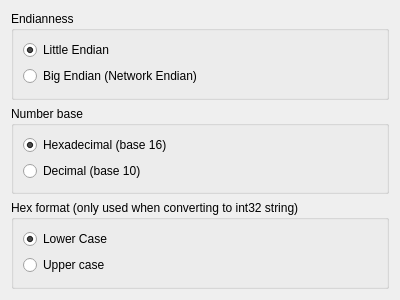
<?xml version="1.0" encoding="UTF-8"?>
<ui version="4.0">
<comment>
  * Released as open source by Gabriel Caudrelier
  *
  * Developed by Gabriel Caudrelier, gabriel dot caudrelier at gmail dot com
  *
  * https://github.com/metrodango/pip3line
  *
  * Released under BSD 3-Clause see LICENSE for more information
</comment>
 <class>IPTranslateIPv4Widget</class>
 <widget class="QWidget" name="IPTranslateIPv4Widget">
  <property name="geometry">
   <rect>
    <x>0</x>
    <y>0</y>
    <width>400</width>
    <height>300</height>
   </rect>
  </property>
  <property name="windowTitle">
   <string>Form</string>
  </property>
  <layout class="QVBoxLayout" name="verticalLayout">
   <item>
    <widget class="QGroupBox" name="endianGroupBox">
     <property name="title">
      <string>Endianness</string>
     </property>
     <layout class="QVBoxLayout" name="verticalLayout_2">
      <item>
       <widget class="QRadioButton" name="littleEndianRadioButton">
        <property name="text">
         <string>Little Endian</string>
        </property>
        <property name="checked">
         <bool>true</bool>
        </property>
       </widget>
      </item>
      <item>
       <widget class="QRadioButton" name="bigendianRadioButton">
        <property name="text">
         <string>Big Endian (Network Endian)</string>
        </property>
       </widget>
      </item>
     </layout>
    </widget>
   </item>
   <item>
    <widget class="QGroupBox" name="baseGroupBox">
     <property name="title">
      <string>Number base</string>
     </property>
     <layout class="QVBoxLayout" name="verticalLayout_4">
      <item>
       <widget class="QRadioButton" name="hexadecimalRadioButton">
        <property name="text">
         <string>Hexadecimal (base 16)</string>
        </property>
        <property name="checked">
         <bool>true</bool>
        </property>
       </widget>
      </item>
      <item>
       <widget class="QRadioButton" name="decimalRadioButton">
        <property name="text">
         <string>Decimal (base 10)</string>
        </property>
       </widget>
      </item>
     </layout>
    </widget>
   </item>
   <item>
    <widget class="QGroupBox" name="formatGroupBox">
     <property name="title">
      <string>Hex format (only used when converting to int32 string)</string>
     </property>
     <layout class="QVBoxLayout" name="verticalLayout_3">
      <item>
       <widget class="QRadioButton" name="lowerCaseRadioButton">
        <property name="text">
         <string>Lower Case</string>
        </property>
        <property name="checked">
         <bool>true</bool>
        </property>
       </widget>
      </item>
      <item>
       <widget class="QRadioButton" name="upperCaseRadioButton">
        <property name="text">
         <string>Upper case</string>
        </property>
       </widget>
      </item>
     </layout>
    </widget>
   </item>
  </layout>
 </widget>
 <resources/>
 <connections/>
</ui>
